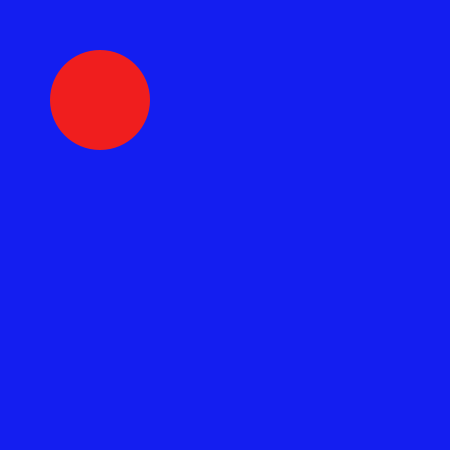
Frame 1 (no input)
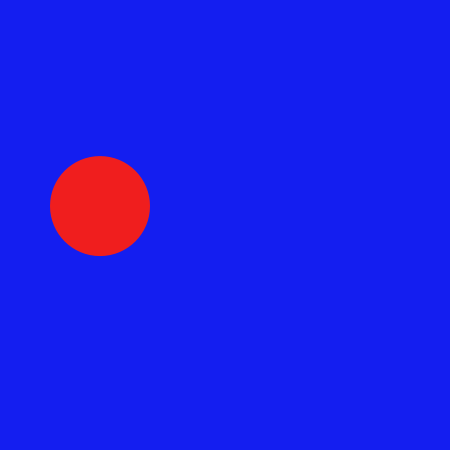
Frame 60 (the mouse pressed at the canvas centre just before this capture)
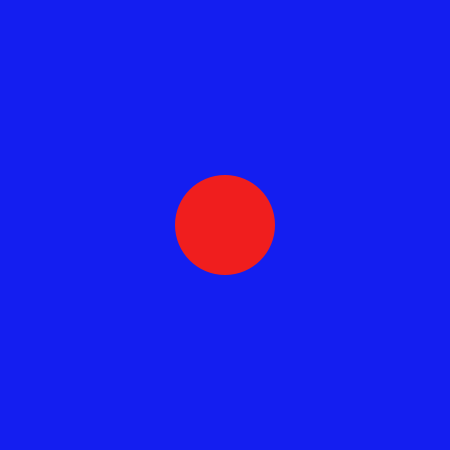
Frame 120 (the mouse held since frame 60 and released just before this capture)

The Processing sketch that drew these frames (run headless with seeded random() and noise(); from frame 60 on, the mouse is pressed at the canvas centre):

// Processing sketch: processing_45205
// ── processing_45205.pde

float x = 100;
float y = 100;
float speedx = 0;
float speedy = 0;
float gravity = 0.4;
int pixelsize = 420;


void setup (){
  size (450,450);
  smooth ();
}

void draw (){
  
  
  background (20,30,240);
  
  x = x + speedx;
  y = y + speedy;
 speedy = speedy + gravity;
  
  
  if ((x > pixelsize-40 || x < 40)) {speedx = speedx*-0.80;}
  if ((y > pixelsize-40 || y < 40)) {speedy = speedy*-0.80;}
  if (mousePressed) {x=mouseX; y=mouseY; speedx=mouseX-pmouseX; speedy=mouseY-pmouseY;}
  
  noStroke ();
  fill (240,30,30,255);
  ellipse (x,y,100,100);
}
  
                                                                                
